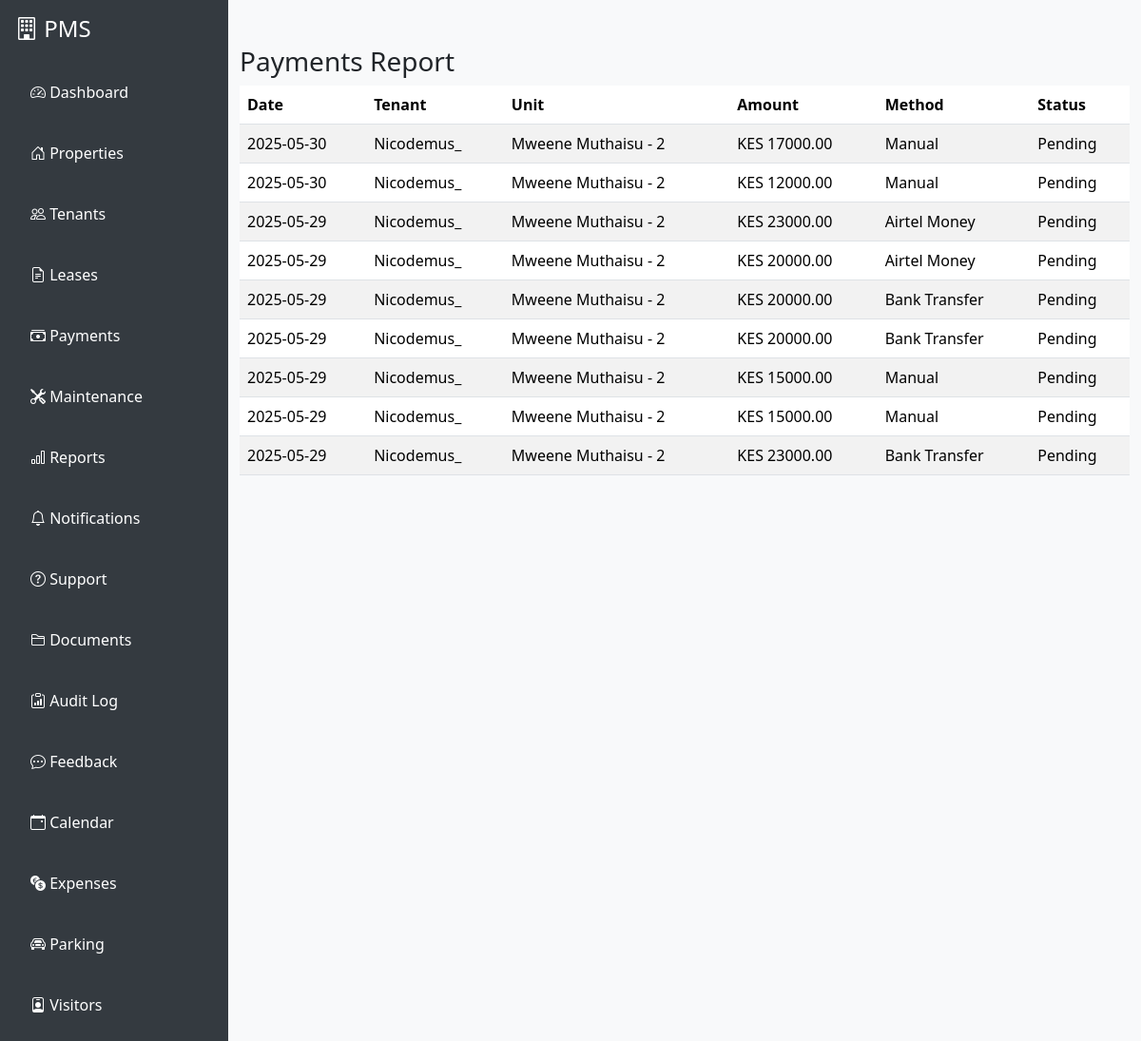
/reports/payments/ (signed in), run on the app's committed database.
### payments/models.py (models this page shows, shortened)
class Payment(models.Model):
    lease = models.ForeignKey(Lease, on_delete=models.CASCADE)
    amount = models.DecimalField(max_digits=10, decimal_places=2)
    date = models.DateField(auto_now_add=True)
    status = models.CharField(max_length=20, choices=[('pending', 'Pending'), ('paid', 'Paid')])
    method = models.CharField(max_length=20, choices=PAYMENT_METHODS, default='mpesa')
    reference = models.CharField(max_length=100, blank=True)
    proof = models.FileField(upload_to='payment_proofs/', blank=True, null=True)

### leases/models.py (models this page shows, shortened)
class Lease(models.Model):
    tenant = models.ForeignKey(User, on_delete=models.CASCADE, limit_choices_to={'role': 'tenant'})
    unit = models.ForeignKey(Unit, on_delete=models.CASCADE)
    start_date = models.DateField()
    end_date = models.DateField()
    rent_amount = models.DecimalField(max_digits=10, decimal_places=2)
    is_active = models.BooleanField(default=True)

### accounts/models.py (models this page shows, shortened)
class User(AbstractUser):
    ROLE_CHOICES = [
        ('landlord', 'Landlord'),
        ('tenant', 'Tenant'),
        ('agent', 'Agent'),
        ('caretaker', 'Caretaker'),
    ]
    role = models.CharField(max_length=20, choices=ROLE_CHOICES)
    full_name = models.CharField(max_length=100, blank=True, null=True)
    phone_number = models.CharField(max_length=20, blank=True, null=True)
    national_id = models.CharField(max_length=30, blank=True, null=True)
    company_name = models.CharField(max_length=100, blank=True, null=True)
    agency_name = models.CharField(max_length=100, blank=True, null=True)
    emergency_contact_name = models.CharField(max_length=100, blank=True, null=True)
    emergency_contact_phone = models.CharField(max_length=20, blank=True, null=True)
    assigned_property = models.CharField(max_length=100, blank=True, null=True)

### properties/models.py (models this page shows, shortened)
class Unit(models.Model):
    building = models.ForeignKey(Building, on_delete=models.CASCADE)
    unit_number = models.CharField(max_length=20)
    floor = models.IntegerField()
    def __str__(self):
        return f"{self.building.name} - {self.unit_number}"

class Building(models.Model):
    name = models.CharField(max_length=100)
    address = models.CharField(max_length=255)
    country = models.ForeignKey(Country, on_delete=models.CASCADE, null=True, blank=True)
    county = models.ForeignKey(County, on_delete=models.CASCADE, null=True, blank=True)
    city = models.ForeignKey(City, on_delete=models.CASCADE, null=True, blank=True)
    rental_status = models.CharField(max_length=20, choices=[('available', 'Available'), ('occupied', 'Occupied')], default='available')
    monthly_rent = models.DecimalField(max_digits=10, decimal_places=2)
    description = models.TextField(blank=True)
    landlord = models.ForeignKey(User, on_delete=models.CASCADE, limit_choices_to={'role': 'landlord'})
    agent = models.ForeignKey(User, on_delete=models.SET_NULL, null=True, blank=True, related_name='agent_buildings', limit_choices_to={'role': 'agent'})
    caretaker = models.ForeignKey(User, on_delete=models.SET_NULL, null=True, blank=True, related_name='caretaker_buildings', limit_choices_to={'role': 'caretaker'})
    photo = models.ImageField(upload_to='property_photos/', blank=True, null=True)

### reports/views.py (the view)
# urls.py: path('payments/', views.payments_report, name='payments_report'),
@login_required
def payments_report(request):
    payments = Payment.objects.select_related('lease', 'lease__tenant').order_by('-date')
    return render(request, "reports/payments_report.html", {"payments": payments})

### templates/reports/payments_report.html
{% extends "base.html" %}
{% block content %}
<div class="container mt-5">
    <h3>Payments Report</h3>
    <table class="table table-striped">
        <thead>
            <tr>
                <th>Date</th>
                <th>Tenant</th>
                <th>Unit</th>
                <th>Amount</th>
                <th>Method</th>
                <th>Status</th>
            </tr>
        </thead>
        <tbody>
            {% for payment in payments %}
            <tr>
                <td> {{ payment.date|date:"Y-m-d" }} </td>
                <td>{{ payment.lease.tenant.get_full_name|default:payment.lease.tenant.username }}</td>
                <td>{{ payment.lease.unit }}</td>
                <td>KES {{ payment.amount }}</td>
                <td>{{ payment.get_method_display }}</td>
                <td>{{ payment.status|title }}</td>
            </tr>
            {% empty %}
            <tr><td colspan="6">No payments found.</td></tr>
            {% endfor %}
        </tbody>
    </table>
</div>
{% endblock %}

### templates/base.html (style rules this page uses)
body { background: #f8f9fa; transition: background 0.3s, color 0.3s; }

### data on the page
Payment: date "2025-05-30", lease.tenant.get_full_name "Nicodemus_", lease.unit "Mweene Muthaisu - 2", amount "17000.00", method "Manual", status "Pending"
Payment: date "2025-05-30", lease.tenant.get_full_name "Nicodemus_", lease.unit "Mweene Muthaisu - 2", amount "12000.00", method "Manual", status "Pending"
Payment: date "2025-05-29", lease.tenant.get_full_name "Nicodemus_", lease.unit "Mweene Muthaisu - 2", amount "23000.00", method "Airtel Money", status "Pending"
Payment: date "2025-05-29", lease.tenant.get_full_name "Nicodemus_", lease.unit "Mweene Muthaisu - 2", amount "20000.00", method "Airtel Money", status "Pending"
Payment: date "2025-05-29", lease.tenant.get_full_name "Nicodemus_", lease.unit "Mweene Muthaisu - 2", amount "20000.00", method "Bank Transfer", status "Pending"
Payment: date "2025-05-29", lease.tenant.get_full_name "Nicodemus_", lease.unit "Mweene Muthaisu - 2", amount "20000.00", method "Bank Transfer", status "Pending"
Payment: date "2025-05-29", lease.tenant.get_full_name "Nicodemus_", lease.unit "Mweene Muthaisu - 2", amount "15000.00", method "Manual", status "Pending"
Payment: date "2025-05-29", lease.tenant.get_full_name "Nicodemus_", lease.unit "Mweene Muthaisu - 2", amount "15000.00", method "Manual", status "Pending"
Payment: date "2025-05-29", lease.tenant.get_full_name "Nicodemus_", lease.unit "Mweene Muthaisu - 2", amount "23000.00", method "Bank Transfer", status "Pending"
